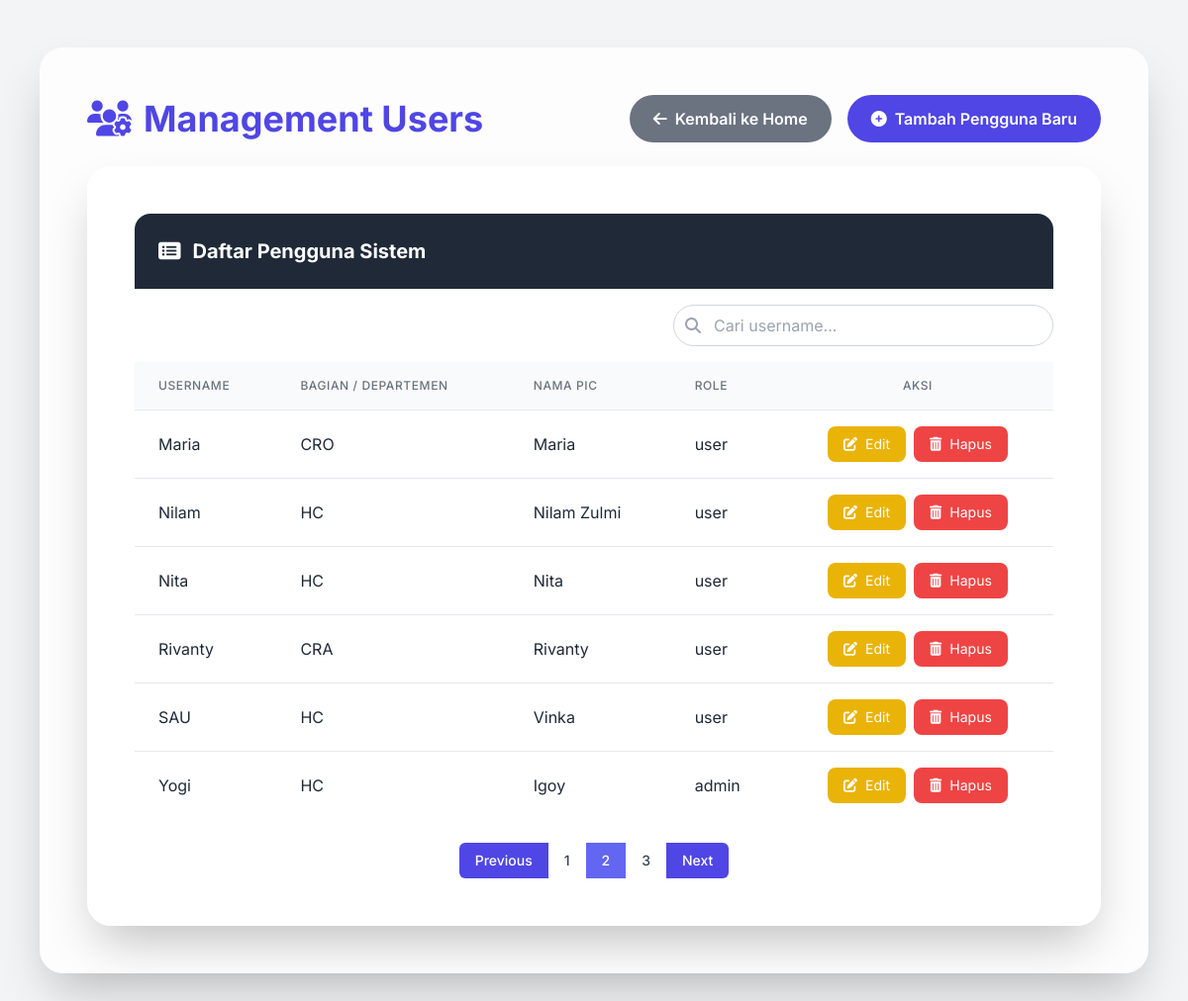
The app's page /admin/users?page=2&query= (signed in), older data.
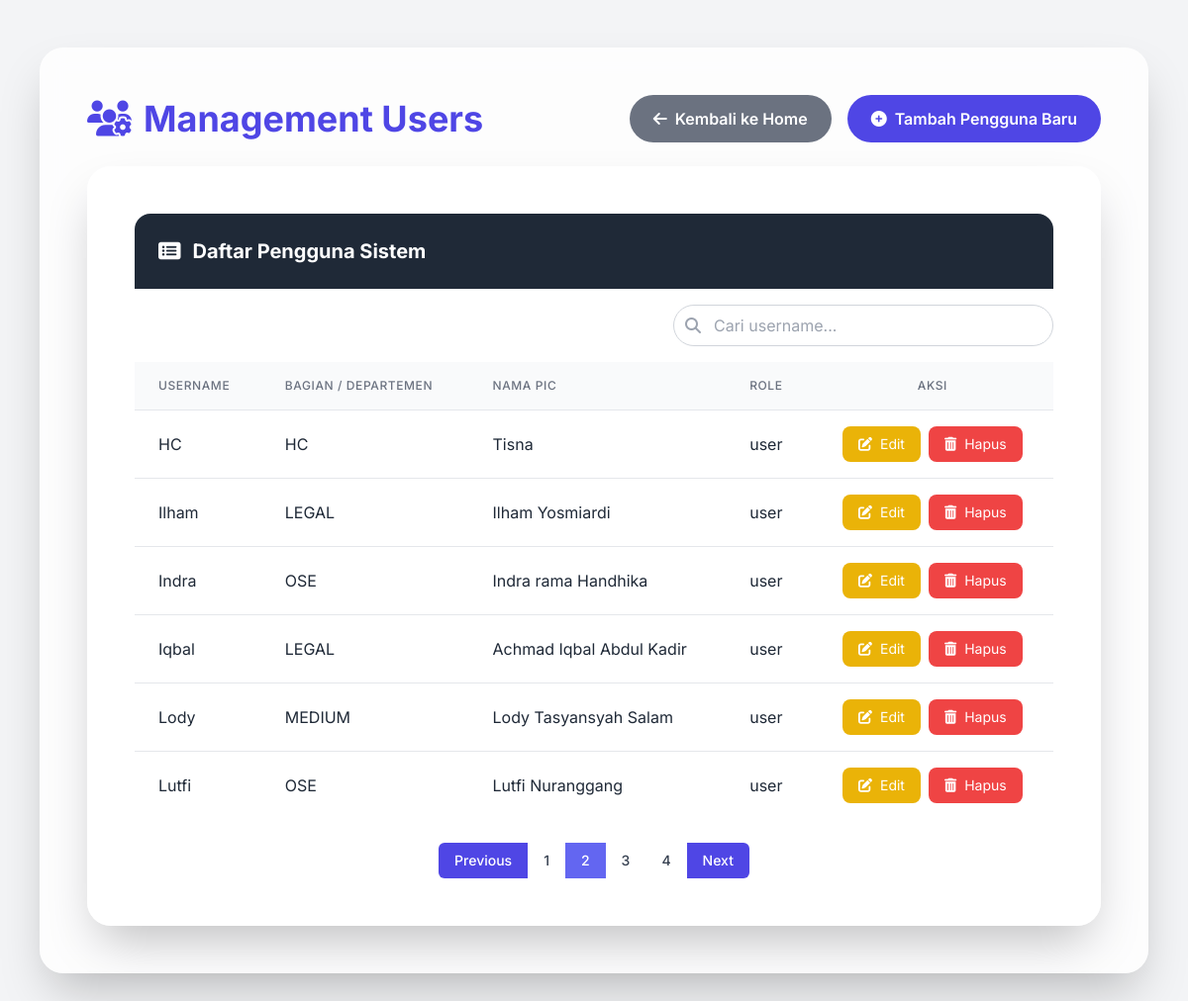
The same page, newer data.
### app.py (models this page shows, shortened)
class User(db.Model):
    id = db.Column(db.Integer, primary_key=True)
    username = db.Column(db.String(64), unique=True, nullable=False)
    password = db.Column(db.String(200), nullable=False)
    department = db.Column(db.String(100))
    pic_name = db.Column(db.String(100))
    role = db.Column(db.String(20))

### app.py (the view)
@app.route('/admin/users')
def manage_users():
    if 'role' not in session or session['role'] == 'user':
        flash("Anda tidak punya akses!", "danger")
        return redirect(url_for('home'))
    page = request.args.get('page', 1, type=int)
    per_page = 6
    search_query = request.args.get('query', '').strip()
    users_query = User.query.order_by(User.username)
    if search_query:
        users_query = users_query.filter(User.username.ilike(f'%{search_query}%'))
    users_pagination = users_query.paginate(page=page, per_page=per_page, error_out=False)
    return render_template(
        "manage_users.html",
        users=users_pagination.items,
        pagination=users_pagination,
        request=request
    )

### templates/manage_users.html (shortened to what the changed rows need)
<!DOCTYPE html>
<html lang="id">
<head>
    <script src="https://cdn.tailwindcss.com"></script>
    <link href="https://cdnjs.cloudflare.com/ajax/libs/font-awesome/6.5.0/css/all.min.css" rel="stylesheet">
</head>
<body class="bg-gray-100 text-gray-800">
<div class="container mx-auto px-4 py-8 md:py-12 max-w-6xl">
    <div class="bg-white/80 backdrop-blur-md rounded-3xl shadow-2xl p-6 md:p-10 lg:p-12 mb-8">
        <div class="flex items-center justify-between mb-6 gap-4 flex-wrap">
            <h2 class="text-indigo-600 font-bold text-3xl md:text-4xl">
                <i class="fas fa-users-cog mr-3"></i>Management Users
            </h2>
        </div>
        <div class="bg-white/80 backdrop-blur-md rounded-3xl shadow-2xl p-6 md:p-10 lg:p-12">
            <div class="overflow-x-auto rounded-b-2xl">
                <table class="table-mobile-card min-w-full divide-y divide-gray-200 bg-white">
                    <thead class="bg-gray-50">
            <div class="overflow-x-auto rounded-b-2xl">
                <table class="table-mobile-card min-w-full divide-y divide-gray-200 bg-white">
                    <thead class="bg-gray-50">
                        <tr>
                            <th scope="col" class="px-6 py-4 text-left text-xs font-medium text-gray-500 uppercase tracking-wider">Username</th>
                            <th scope="col" class="px-6 py-4 text-left text-xs font-medium text-gray-500 uppercase tracking-wider">Bagian / Departemen</th>
                            <th scope="col" class="px-6 py-4 text-left text-xs font-medium text-gray-500 uppercase tracking-wider">Nama PIC</th>
                            <th scope="col" class="px-6 py-4 text-left text-xs font-medium text-gray-500 uppercase tracking-wider">Role</th>
                            <th scope="col" class="px-6 py-4 text-center text-xs font-medium text-gray-500 uppercase tracking-wider">Aksi</th>
                        </tr>
                    </thead>
                    <tbody class="divide-y divide-gray-200">
                        {% for u in users %}
                        <tr class="hover:bg-gray-50 transition duration-150 ease-in-out">
                            <td class="px-6 py-4 font-semibold text-gray-900 md:font-normal md:text-gray-800" data-label="Username:">{{ u.username }}</td>
                            <td class="px-6 py-4" data-label="Departemen:">{{ u.department }}</td>
                            <td class="px-6 py-4" data-label="Nama PIC:">{{ u.pic_name }}</td>
                            <td class="px-6 py-4" data-label="Role:">{{ u.role }}</td>
                            <td class="px-6 py-4 whitespace-nowrap text-center actions-cell" data-label="Aksi:">
                                <div class="flex flex-col md:flex-row justify-center items-center gap-2">
                                    <button
                                        type="button"
                                        class="open-edit-modal-btn inline-flex items-center px-4 py-2 bg-yellow-500 text-white rounded-lg hover:bg-yellow-600 transition-colors duration-200 text-sm"
                                        data-user-id="{{ u.id }}"
                                        data-user-username="{{ u.username }}"
                                        data-user-department="{{ u.department }}"
                                        data-user-picname="{{ u.pic_name }}"
                                        data-user-role="{{ u.role }}"
                                    >
                                        <i class="fas fa-edit mr-2"></i> Edit
                                    </button>
                                    <button type="button" class="open-delete-modal-btn inline-flex items-center px-4 py-2 bg-red-500 text-white rounded-lg hover:bg-red-600 transition-colors duration-200 text-sm" data-user-id="{{ u.id }}" data-user-name="{{ u.username }}">
                                        <i class="fas fa-trash-alt mr-2"></i> Hapus
                                    </button>
                                </div>
                            </td>
                        </tr>
                        {% endfor %}
                    </tbody>
                </table>
    <div class="flex justify-center mt-6">
        <nav class="inline-flex rounded-md shadow-sm" aria-label="Pagination">
            {% if pagination.has_prev %}
                <a href="{{ url_for('manage_users', page=pagination.prev_num, query=request.args.get('query', '')) }}" class="px-4 py-2 text-sm font-medium text-white bg-indigo-600 hover:bg-indigo-700 rounded-l-md">Previous</a>
            {% else %}
                <span class="px-4 py-2 text-sm font-medium text-gray-400 bg-gray-200 rounded-l-md cursor-not-allowed">Previous</span>
            {% endif %}
            {% for p in pagination.iter_pages(left_edge=1, right_edge=1, left_current=1, right_current=2) %}
                {% if p %}
                    {% if p == pagination.page %}
                    <a href="{{ url_for('manage_users', page=p, query=request.args.get('query', '')) }}" class="px-4 py-2 text-sm font-medium bg-indigo-500 text-white">{{ p }}</a>
                    {% else %}
                    <a href="{{ url_for('manage_users', page=p, query=request.args.get('query', '')) }}" class="px-4 py-2 text-sm font-medium text-gray-700 bg-white hover:bg-gray-100">{{ p }}</a>
                    {% endif %}
                {% else %}
                    <span class="px-4 py-2 text-sm font-medium text-gray-500 bg-white cursor-default">...</span>
                {% endif %}
            {% endfor %}
            {% if pagination.has_next %}
                <a href="{{ url_for('manage_users', page=pagination.next_num, query=request.args.get('query', '')) }}" class="px-4 py-2 text-sm font-medium text-white bg-indigo-600 hover:bg-indigo-700 rounded-r-md">Next</a>
            {% else %}
                <span class="px-4 py-2 text-sm font-medium text-gray-400 bg-gray-200 rounded-r-md cursor-not-allowed">Next</span>
            {% endif %}
        </nav>
    </div>
            </div>
        </div>
    </div>
</div>
</body>
</html>

Row changes from the older to the newer data that the page shows:
no longer on this page (row unchanged): User: username "Maria", department "CRO", pic_name "Maria", role "user"
no longer on this page (row unchanged): User: username "Nilam", department "HC", pic_name "Nilam Zulmi", role "user"
no longer on this page (row unchanged): User: username "Nita", department "HC", pic_name "Nita", role "user"
no longer on this page (row unchanged): User: username "Rivanty", department "CRA", pic_name "Rivanty", role "user"
no longer on this page (row unchanged): User: username "SAU", department "HC", pic_name "Vinka", role "user"
no longer on this page (row unchanged): User: username "Yogi", department "HC", pic_name "Igoy", role "admin"
now on this page (row unchanged): User: username "HC", department "HC", pic_name "Tisna", role "user"
added User: username "Ilham", department "LEGAL", pic_name "Ilham Yosmiardi", role "user"
added User: username "Indra", department "OSE", pic_name "Indra rama Handhika", role "user"
added User: username "Iqbal", department "LEGAL", pic_name "Achmad Iqbal Abdul Kadir", role "user"
now on this page (row unchanged): User: username "Lody", department "MEDIUM", pic_name "Lody Tasyansyah Salam", role "user"
added User: username "Lutfi", department "OSE", pic_name "Lutfi Nuranggang", role "user"
Text that changed along with them:
new list line: "4"
